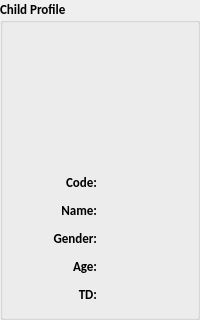
             <widget class="QGroupBox" name="groupBox">
              <property name="sizePolicy">
               <sizepolicy hsizetype="Preferred" vsizetype="Fixed">
                <horstretch>0</horstretch>
                <verstretch>0</verstretch>
               </sizepolicy>
              </property>
              <property name="minimumSize">
               <size>
                <width>0</width>
                <height>320</height>
               </size>
              </property>
              <property name="maximumSize">
               <size>
                <width>16777215</width>
                <height>320</height>
               </size>
              </property>
              <property name="font">
               <font>
                <family>Calibri</family>
                <pointsize>10</pointsize>
                <weight>75</weight>
                <bold>true</bold>
               </font>
              </property>
              <property name="title">
               <string>Child Profile</string>
              </property>
              <layout class="QVBoxLayout" name="verticalLayout_2">
               <item>
                <widget class="QLabel" name="label_icon_child">
                 <property name="minimumSize">
                  <size>
                   <width>128</width>
                   <height>128</height>
                  </size>
                 </property>
                 <property name="maximumSize">
                  <size>
                   <width>128</width>
                   <height>128</height>
                  </size>
                 </property>
                 <property name="baseSize">
                  <size>
                   <width>71</width>
                   <height>70</height>
                  </size>
                 </property>
                 <property name="layoutDirection">
                  <enum>Qt::LeftToRight</enum>
                 </property>
                 <property name="autoFillBackground">
                  <bool>false</bool>
                 </property>
                 <property name="frameShape">
                  <enum>QFrame::NoFrame</enum>
                 </property>
                 <property name="text">
                  <string/>
                 </property>
                 <property name="alignment">
                  <set>Qt::AlignCenter</set>
                 </property>
                </widget>
               </item>
               <item>
                <layout class="QHBoxLayout" name="horizontalLayout_2">
                 <item>
                  <widget class="QLabel" name="label_18">
                   <property name="sizePolicy">
                    <sizepolicy hsizetype="Preferred" vsizetype="Minimum">
                     <horstretch>0</horstretch>
                     <verstretch>0</verstretch>
                    </sizepolicy>
                   </property>
                   <property name="minimumSize">
                    <size>
                     <width>0</width>
                     <height>20</height>
                    </size>
                   </property>
                   <property name="maximumSize">
                    <size>
                     <width>16777215</width>
                     <height>20</height>
                    </size>
                   </property>
                   <property name="font">
                    <font>
                     <family>Calibri</family>
                     <pointsize>10</pointsize>
                     <weight>75</weight>
                     <bold>true</bold>
                    </font>
                   </property>
                   <property name="layoutDirection">
                    <enum>Qt::LeftToRight</enum>
                   </property>
                   <property name="text">
                    <string>Code:</string>
                   </property>
                   <property name="alignment">
                    <set>Qt::AlignRight|Qt::AlignTrailing|Qt::AlignVCenter</set>
                   </property>
                  </widget>
                 </item>
                 <item>
                  <widget class="QLabel" name="label_code_profile">
                   <property name="sizePolicy">
                    <sizepolicy hsizetype="Preferred" vsizetype="Minimum">
                     <horstretch>0</horstretch>
                     <verstretch>0</verstretch>
                    </sizepolicy>
                   </property>
                   <property name="minimumSize">
                    <size>
                     <width>0</width>
                     <height>20</height>
                    </size>
                   </property>
                   <property name="maximumSize">
                    <size>
                     <width>16777215</width>
                     <height>20</height>
                    </size>
                   </property>
                   <property name="font">
                    <font>
                     <family>Calibri</family>
                     <pointsize>10</pointsize>
                    </font>
                   </property>
                   <property name="autoFillBackground">
                    <bool>false</bool>
                   </property>
                   <property name="styleSheet">
                    <string notr="true">QLabel {
color: rgb(255, 255, 255);
}</string>
                   </property>
                   <property name="text">
                    <string/>
                   </property>
                  </widget>
                 </item>
                </layout>
               </item>
               <item>
                <layout class="QHBoxLayout" name="horizontalLayout_3">
                 <item>
                  <widget class="QLabel" name="label_14">
                   <property name="sizePolicy">
                    <sizepolicy hsizetype="Preferred" vsizetype="Minimum">
                     <horstretch>0</horstretch>
                     <verstretch>0</verstretch>
                    </sizepolicy>
                   </property>
                   <property name="minimumSize">
                    <size>
                     <width>0</width>
                     <height>10</height>
                    </size>
                   </property>
                   <property name="maximumSize">
                    <size>
                     <width>16777215</width>
                     <height>10</height>
                    </size>
                   </property>
                   <property name="font">
                    <font>
                     <family>Calibri</family>
                     <pointsize>10</pointsize>
                     <weight>75</weight>
                     <bold>true</bold>
                    </font>
                   </property>
                   <property name="layoutDirection">
                    <enum>Qt::LeftToRight</enum>
                   </property>
                   <property name="text">
                    <string>Name:</string>
                   </property>
                   <property name="alignment">
                    <set>Qt::AlignRight|Qt::AlignTrailing|Qt::AlignVCenter</set>
                   </property>
                  </widget>
                 </item>
                 <item>
                  <widget class="QLabel" name="label_name_profile">
                   <property name="sizePolicy">
                    <sizepolicy hsizetype="Preferred" vsizetype="Minimum">
                     <horstretch>0</horstretch>
                     <verstretch>0</verstretch>
                    </sizepolicy>
                   </property>
                   <property name="minimumSize">
                    <size>
                     <width>0</width>
                     <height>20</height>
                    </size>
                   </property>
                   <property name="maximumSize">
                    <size>
                     <width>16777215</width>
                     <height>20</height>
                    </size>
                   </property>
                   <property name="font">
                    <font>
                     <family>Calibri</family>
                     <pointsize>10</pointsize>
                    </font>
                   </property>
                   <property name="autoFillBackground">
                    <bool>false</bool>
                   </property>
                   <property name="styleSheet">
                    <string notr="true">QLabel {
color: rgb(255, 255, 255);
}</string>
                   </property>
                   <property name="text">
                    <string/>
                   </property>
                  </widget>
                 </item>
                </layout>
               </item>
               <item>
                <layout class="QHBoxLayout" name="horizontalLayout_4">
                 <item>
                  <widget class="QLabel" name="label_16">
                   <property name="sizePolicy">
                    <sizepolicy hsizetype="Preferred" vsizetype="Minimum">
                     <horstretch>0</horstretch>
                     <verstretch>0</verstretch>
                    </sizepolicy>
                   </property>
                   <property name="minimumSize">
                    <size>
                     <width>0</width>
                     <height>20</height>
                    </size>
                   </property>
                   <property name="maximumSize">
                    <size>
                     <width>16777215</width>
                     <height>20</height>
                    </size>
                   </property>
                   <property name="font">
                    <font>
                     <family>Calibri</family>
                     <pointsize>10</pointsize>
                     <weight>75</weight>
                     <bold>true</bold>
                    </font>
                   </property>
                   <property name="layoutDirection">
                    <enum>Qt::LeftToRight</enum>
                   </property>
                   <property name="text">
                    <string>Gender:</string>
                   </property>
                   <property name="alignment">
                    <set>Qt::AlignRight|Qt::AlignTrailing|Qt::AlignVCenter</set>
                   </property>
                  </widget>
                 </item>
                 <item>
                  <widget class="QLabel" name="label_gender_profile">
                   <property name="sizePolicy">
                    <sizepolicy hsizetype="Preferred" vsizetype="Minimum">
                     <horstretch>0</horstretch>
                     <verstretch>0</verstretch>
                    </sizepolicy>
                   </property>
                   <property name="minimumSize">
                    <size>
                     <width>0</width>
                     <height>20</height>
                    </size>
                   </property>
                   <property name="maximumSize">
                    <size>
                     <width>16777215</width>
                     <height>20</height>
                    </size>
                   </property>
                   <property name="font">
                    <font>
                     <family>Calibri</family>
                     <pointsize>10</pointsize>
                    </font>
                   </property>
                   <property name="autoFillBackground">
                    <bool>false</bool>
                   </property>
                   <property name="styleSheet">
                    <string notr="true">QLabel {
color: rgb(255, 255, 255);
}</string>
                   </property>
                   <property name="text">
                    <string/>
                   </property>
                  </widget>
                 </item>
                </layout>
               </item>
               <item>
                <layout class="QHBoxLayout" name="horizontalLayout_5">
                 <item>
                  <widget class="QLabel" name="label_15">
                   <property name="sizePolicy">
                    <sizepolicy hsizetype="Preferred" vsizetype="Minimum">
                     <horstretch>0</horstretch>
                     <verstretch>0</verstretch>
                    </sizepolicy>
                   </property>
                   <property name="minimumSize">
                    <size>
                     <width>0</width>
                     <height>20</height>
                    </size>
                   </property>
                   <property name="maximumSize">
                    <size>
                     <width>16777215</width>
                     <height>20</height>
                    </size>
                   </property>
                   <property name="font">
                    <font>
                     <family>Calibri</family>
                     <pointsize>10</pointsize>
                     <weight>75</weight>
                     <bold>true</bold>
                    </font>
                   </property>
                   <property name="layoutDirection">
                    <enum>Qt::LeftToRight</enum>
                   </property>
                   <property name="text">
                    <string>Age:</string>
                   </property>
                   <property name="alignment">
                    <set>Qt::AlignRight|Qt::AlignTrailing|Qt::AlignVCenter</set>
                   </property>
                  </widget>
                 </item>
                 <item>
                  <widget class="QLabel" name="label_age_profile">
                   <property name="sizePolicy">
                    <sizepolicy hsizetype="Preferred" vsizetype="Minimum">
                     <horstretch>0</horstretch>
                     <verstretch>0</verstretch>
                    </sizepolicy>
                   </property>
                   <property name="minimumSize">
                    <size>
                     <width>0</width>
                     <height>20</height>
                    </size>
                   </property>
                   <property name="maximumSize">
                    <size>
                     <width>16777215</width>
                     <height>20</height>
                    </size>
                   </property>
                   <property name="font">
                    <font>
                     <family>Calibri</family>
                     <pointsize>10</pointsize>
                    </font>
                   </property>
                   <property name="autoFillBackground">
                    <bool>false</bool>
                   </property>
                   <property name="styleSheet">
                    <string notr="true">QLabel {
color: rgb(255, 255, 255);
}</string>
                   </property>
                   <property name="text">
                    <string/>
                   </property>
                  </widget>
                 </item>
                </layout>
               </item>
               <item>
                <layout class="QHBoxLayout" name="horizontalLayout_33">
                 <item>
                  <widget class="QLabel" name="label_24">
                   <property name="sizePolicy">
                    <sizepolicy hsizetype="Preferred" vsizetype="Minimum">
                     <horstretch>0</horstretch>
                     <verstretch>0</verstretch>
                    </sizepolicy>
                   </property>
                   <property name="minimumSize">
                    <size>
                     <width>0</width>
                     <height>20</height>
                    </size>
                   </property>
                   <property name="maximumSize">
                    <size>
                     <width>16777215</width>
                     <height>20</height>
                    </size>
                   </property>
                   <property name="font">
                    <font>
                     <family>Calibri</family>
                     <pointsize>10</pointsize>
                     <weight>75</weight>
                     <bold>true</bold>
                    </font>
                   </property>
                   <property name="layoutDirection">
                    <enum>Qt::LeftToRight</enum>
                   </property>
                   <property name="text">
                    <string>TD:</string>
                   </property>
                   <property name="alignment">
                    <set>Qt::AlignRight|Qt::AlignTrailing|Qt::AlignVCenter</set>
                   </property>
                  </widget>
                 </item>
                 <item>
                  <widget class="QLabel" name="label_td_profile">
                   <property name="sizePolicy">
                    <sizepolicy hsizetype="Preferred" vsizetype="Minimum">
                     <horstretch>0</horstretch>
                     <verstretch>0</verstretch>
                    </sizepolicy>
                   </property>
                   <property name="minimumSize">
                    <size>
                     <width>0</width>
                     <height>20</height>
                    </size>
                   </property>
                   <property name="maximumSize">
                    <size>
                     <width>16777215</width>
                     <height>20</height>
                    </size>
                   </property>
                   <property name="font">
                    <font>
                     <family>Calibri</family>
                     <pointsize>10</pointsize>
                    </font>
                   </property>
                   <property name="autoFillBackground">
                    <bool>false</bool>
                   </property>
                   <property name="styleSheet">
                    <string notr="true">QLabel {
color: rgb(255, 255, 255);
}</string>
                   </property>
                   <property name="text">
                    <string/>
                   </property>
                  </widget>
                 </item>
                </layout>
               </item>
              </layout>
             </widget>
